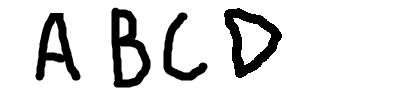
#> input picture example.png, 415 x 89 px
$ jupyter execute --allow-errors segment.ipynb   (shell and % lines are left out)
#> lines starting #> are read from the running program, lines starting #| are printed output that depends on the picture; after the words box and inside, x2 and y2 are one past the last pixel; in counts of white or black regions, pixels touching at a corner belong together
# Loading the model

[cell 1]
from keras.models import load_model
from keras.models import model_from_json

json_file = open('model.json', 'r')
#> (reads model.json from the repository)
loaded_model_json = json_file.read()
json_file.close()
#> (the rest of this cell did not finish here and is left out)

# Word Classification

[cell 2]
import cv2
import numpy as np
from matplotlib import pyplot as plt

characters = ['0','1','2','3','4','5','6','7','8','9','A','B','C','D','E','F','G','H','I','J','K','L','M','N','O','P','Q','R','S','T','U','V','W','X','Y','Z','a','b','c','d','e','f','g','h','i','j','k','l','m','n','o','p','q','r','s','t','u','v','w','x','y','z']


#enter input image here
image = cv2.imread('example.png')
#> image is the input picture: shape (89, 415, 3); min 0, max 255, mean 218.7
height, width, depth = image.shape
#> height = 89; width = 415; depth = 3

#resizing the image to find spaces better
image = cv2.resize(image, dsize=(width*5,height*4), interpolation=cv2.INTER_CUBIC)
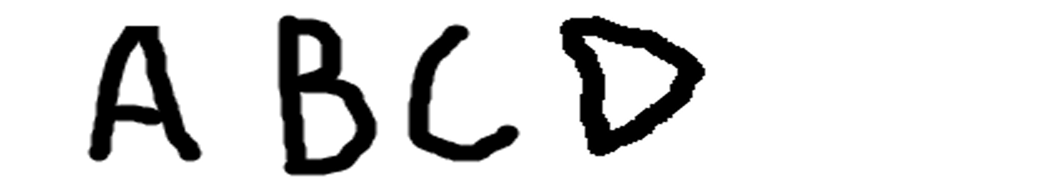
#> image: shape (356, 2075, 3) (shown at 1/2 size); min 0, max 255, mean 218.7
#grayscale
gray = cv2.cvtColor(image,cv2.COLOR_BGR2GRAY)


#binary
ret,thresh = cv2.threshold(gray,127,255,cv2.THRESH_BINARY_INV)
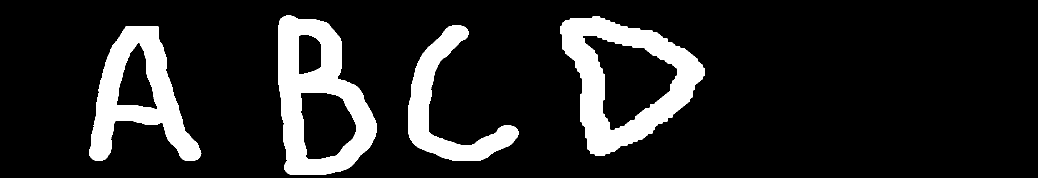
#> thresh: shape (356, 2075) (shown at 1/2 size); 14.3% white; 4 white regions, box (x1, y1, x2, y2) and area: (1120, 32, 1410, 312) 32059, (557, 31, 753, 350) 30990, (178, 52, 403, 322) 25185, (817, 50, 1038, 322) 17199


#dilation
kernel = np.ones((5,5), np.uint8)
img_dilation = cv2.dilate(thresh, kernel, iterations=1)
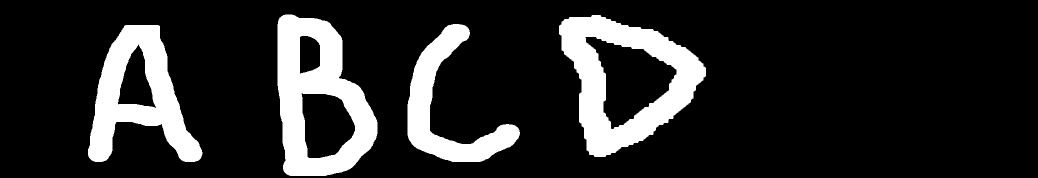
#> img_dilation: shape (356, 2075) (shown at 1/2 size); 16.1% white; 4 white regions


#adding GaussianBlur
gsblur=cv2.GaussianBlur(img_dilation,(5,5),0)


#find contours
ctrs,hier = cv2.findContours(gsblur.copy(), cv2.RETR_EXTERNAL, cv2.CHAIN_APPROX_SIMPLE)
#> ctrs = 4 contours; box (x1, y1, x2, y2) and area: (1116, 28, 1414, 316) 54898, (553, 27, 757, 354) 49396, (174, 48, 407, 326) 35564, (813, 46, 1042, 326) 21719

m = list()
#sort contours
sorted_ctrs = sorted(ctrs, key=lambda ctr: cv2.boundingRect(ctr)[0])
#> sorted_ctrs has the same summary as ctrs
pchl = list()
dp = image.copy()
for i, ctr in enumerate(sorted_ctrs):
    # Get bounding box
    x, y, w, h = cv2.boundingRect(ctr)
    cv2.rectangle(dp,(x-10,y-10),( x + w + 10, y + h + 10 ),(90,0,255),9)
#> this loop made 4 passes
#> (x, y, w, h) on passes 1 to 4: (174, 48, 233, 278), (553, 27, 204, 327), (813, 46, 229, 280), (1116, 28, 298, 288)
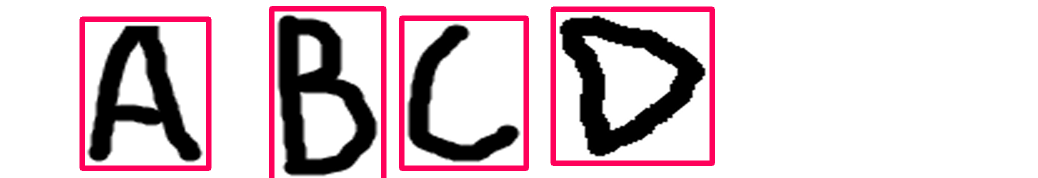
#> dp: shape (356, 2075, 3) (shown at 1/2 size); 6.46% of pixels changed, all inside (x1, y1, x2, y2) = (159, 12, 1430, 356)

plt.imshow(dp)
